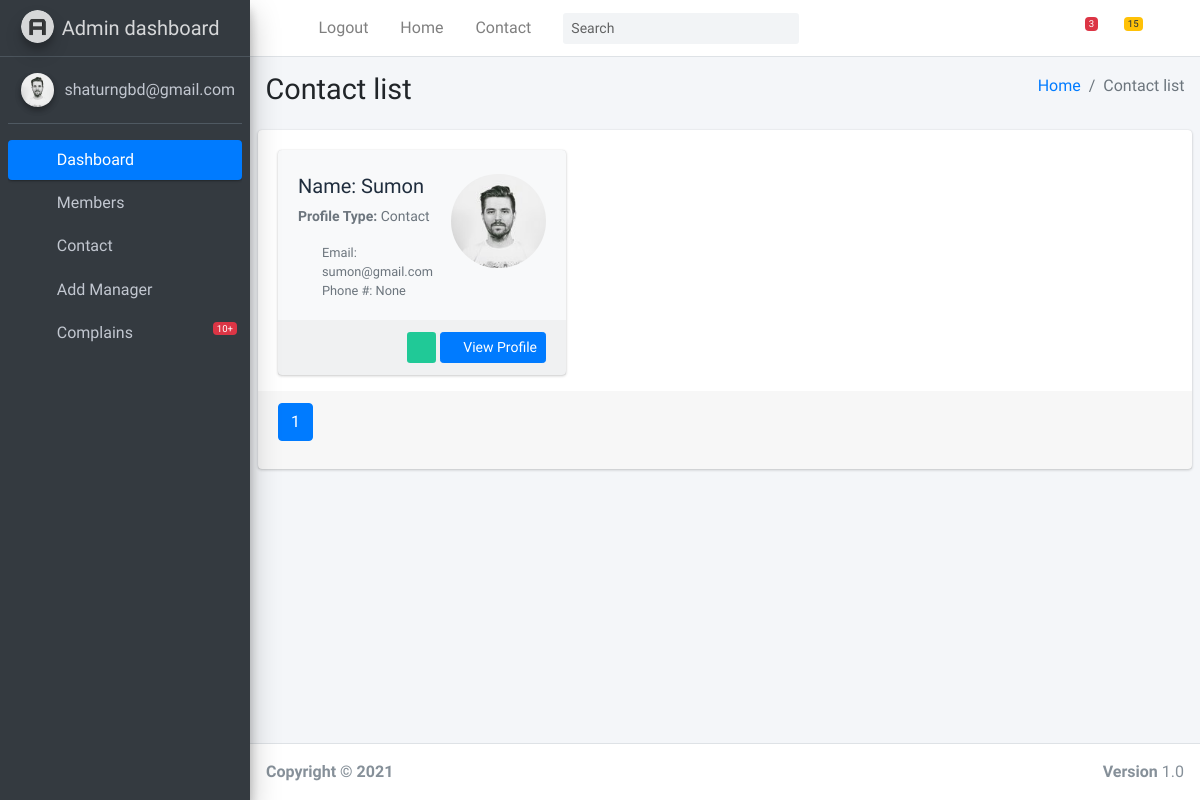
The page /account/contact-list/ (signed in) on the database its author committed.
### account/models.py (models this page shows, shortened)
class User(AbstractBaseUser, PermissionsMixin):
    USER_TYPE = (
        ('Admin', 'Admin'),
        ('Manager', 'Manager'),
        ('Member', 'Member'),
        ('Contact', 'Contact'),
    )
    user_type  = models.CharField(max_length=10, choices=USER_TYPE, default='Admin')
    username   = models.CharField(max_length=50, blank=True, null=True)
    email      = models.EmailField(unique=True, null=False)
    co_manager = models.BooleanField(default=False)
    pass_token = models.CharField(max_length=1000, null=True, blank=True)
    is_staff   = models.BooleanField(
        ugettext_lazy("Staff Status"),
        default=False,
        help_text="Designates whether user can login this site !"
    )
    is_active = models.BooleanField(
        ugettext_lazy("Active"),
        default=True,
        help_text="Designates whether user treated as an active user ! Unselect this in stated of deleting "
                  "account !"
    )
    objects = UserManager()
    USERNAME_FIELD = 'email'

class Profile(models.Model):
    GENDER = (
        ("Male", "Male"),
        ("Female", "Female"),
        ("Others", "Others"),
    )
    user              = models.OneToOneField(User, on_delete=models.CASCADE, related_name='profile')
    phone_no          = models.CharField(max_length=100, blank=True, null=True)
    portfolio_link    = models.URLField(null=True, blank=True)
    profile_image     = models.FileField(upload_to=upload_profile_image, null=True, blank=True)
    gender            = models.CharField(max_length=10, choices=GENDER, default="Male")
    invited_by        = models.ForeignKey(User, on_delete=models.CASCADE, related_name='profiles', blank=True, null=True)
    projects          = models.ManyToManyField(Project, blank=True) # This field should be related with Project table
    roles             = models.ManyToManyField(Role, blank=True) # This field should be related with Role table
    timestamp         = models.DateTimeField(auto_now_add=True)
    class Meta:
        ordering = ['-timestamp', ]

### account/views.py (the view)
# urls.py: path('contact-list/', views.ContactListView.as_view(), name='contact-list'),
class ContactListView(LoginRequiredMixin, generic.View):
    def get(self, *args, **kwargs):
        search_text = self.request.GET.get('search_text', '')
        contacts    = User.objects.filter(user_type='Contact')
        if search_text:
            contacts = contacts.filter(
                Q(username__icontains=search_text) |
                Q(email__icontains=search_text) |
                Q(profile__phone_no=search_text)
            )
        local_tz    = get_current_timezone()
        paginator   = Paginator(contacts, 5)
        page_number = self.request.GET.get('page')
        contacts    = paginator.get_page(page_number)
        context     = {
            'contacts': contacts,
            'local_tz': local_tz
        }
        return render(self.request, 'manager_member_and_contact/contact/contact_list.html', context=context)

### dashboard/views.py (called while the page is built)
def get_current_timezone():  # pip install tzlocal
    tz = get_localzone()
    return tz

### templates/manager_member_and_contact/contact/contact_list.html (shortened to what this page needs)
{% extends 'base/base.html' %}
{% load static %}
{% block content_block %}
  <div class="content-wrapper">
    <section class="content-header">
      <div class="container-fluid">
        <div class="row mb-2">
          <div class="col-sm-6">
            <h1>Contact list</h1>
          </div>
          <div class="col-sm-6">
            <ol class="breadcrumb float-sm-right">
              <li class="breadcrumb-item"><a href="#">Home</a></li>
              <li class="breadcrumb-item active">Contact list</li>
            </ol>
          </div>
        </div>
      </div>
    </section>
    <section class="content">
      <div class="card card-solid">
        <div class="card-body pb-0">
          <div class="row d-flex align-items-stretch">
          {% for contact in contacts %}
            <div class="col-12 col-sm-6 col-md-4 d-flex align-items-stretch">
              <div class="card bg-light" style="width: 100%">
                <div class="card-header text-muted border-bottom-0"></div>
                <div class="card-body pt-0">
                  <div class="row">
                    <div class="col-7">
                      <h2 class="lead"><b>Name: {{ contact.username }}</b></h2>
                      <p class="text-muted text-sm"><b>Profile Type: </b> {{ contact.user_type }} </p>
                      <ul class="ml-4 mb-0 fa-ul text-muted">
                        <li class="small"><span class="fa-li"><i class="far fa-envelope"></i></span> Email: {{ contact.email }}</li>
                        <li class="small"><span class="fa-li"><i class="fas fa-lg fa-phone"></i></span> Phone #: {{ contact.profile.phone_no }}</li>
                      </ul>
                    </div>
                    <div class="col-5 text-center">
                      {% if contact.profile.profile_image %}
                      <img src="{{ contact.profile.profile_image.url }}" style="width: 130px; height: 130px" alt="{{ contact.username }}" class="img-circle img-fluid">
                      {% else %}
                      <img src="{% static 'static_images/img/user1-128x128.jpg' %}" alt="{{ contact.username }}" class="img-circle img-fluid">
                      {% endif %}
                    </div>
                  </div>
                </div>
                <div class="card-footer">
                  <div class="text-right">
                    <a href="#" class="btn btn-sm bg-teal">
                      <i class="fas fa-comments"></i>
                    </a>
                    <a href="{% url 'account:contact-profile' pk=contact.id %}" class="btn btn-sm btn-primary">
                      <i class="fas fa-user"></i> View Profile
                    </a>
                  </div>
                </div>
              </div>
            </div>
          {% empty %}
            <div class="p-4 text-danger" style="width: 100%">
                <h2 class="text-center">Contact list not fount ! </h2>
            </div>
          {% endfor %}
          </div>
        </div>
        <div class="card-footer">
          {% if contacts %}
          <nav aria-label="Contacts Page Navigation">
            <ul class="pagination rounded-separated pagination-danger">
                {% for num in contacts.paginator.page_range %}
                {% if contacts.number == num %}
                <li class="page-item active"><a class="page-link" href="?page={{ num }}">{{ num }}</a></li>
                {% else %}
                <li class="page-item"><a class="page-link" href="?page={{ num }}">{{ num }}</a></li>
                {% endif %}
                {% endfor %}
            </ul>
          </nav>
          {% endif %}
        </div>
      </div>
    </section>
  </div>
{% endblock %}

### templates/base/base.html (shortened to what this page needs)
<!DOCTYPE html>
{% load static %}
<html>
<head>
	<link rel="stylesheet" href="{% static 'account/css/all.min.css' %}">
	<link rel="stylesheet" href="https://code.ionicframework.com/ionicons/2.0.1/css/ionicons.min.css">
	<link rel="stylesheet" href="{% static 'dashboard/css/tempusdominus-bootstrap-4.min.css' %}">
	<link rel="stylesheet" href="{% static 'account/icheck-bootstrap/icheck-bootstrap.min.css' %}">
	<link rel="stylesheet" href="{% static 'dashboard/css/jqvmap.min.css' %}">
	<link rel="stylesheet" href="{% static 'account/adminlte/adminlte.min.css' %}">
	<link rel="stylesheet" href="{% static 'dashboard/css/OverlayScrollbars.min.css' %}">
	<link rel="stylesheet" href="{% static 'dashboard/css/daterangepicker.css' %}">
	<link rel="stylesheet" href="{% static 'dashboard/css/summernote-bs4.css' %}">
</head>
<body class="hold-transition sidebar-mini layout-fixed">
<div class="wrapper">
	<nav class="main-header navbar navbar-expand navbar-white navbar-light">
		<ul class="navbar-nav">
			<li class="nav-item">
				<a class="nav-link" data-widget="pushmenu" href="#"><i class="fas fa-bars"></i></a>
			</li>
			{% if request.user.is_authenticated %}
			<li class="nav-item d-none d-sm-inline-block">
				<a href="{% url 'account:logout-user' %}" class="nav-link">Logout</a>
			</li>
			{% endif %}
			<li class="nav-item d-none d-sm-inline-block">
				<a href="index3.html" class="nav-link">Home</a>
			</li>
			<li class="nav-item d-none d-sm-inline-block">
				<a href="#" class="nav-link">Contact</a>
			</li>
		</ul>
		<form class="form-inline ml-3" action="" method="GET">
			<div class="input-group input-group-sm">
				<input class="form-control form-control-navbar" name="search_text" type="search" placeholder="Search" aria-label="Search">
				<div class="input-group-append">
					<button class="btn btn-navbar" type="submit">
						<i class="fas fa-search"></i>
					</button>
				</div>
			</div>
		</form>
		<ul class="navbar-nav ml-auto">
			<li class="nav-item dropdown">
				<a class="nav-link" data-toggle="dropdown" href="#">
					<i class="far fa-comments"></i>
					<span class="badge badge-danger navbar-badge">3</span>
				</a>
			</li>
			<li class="nav-item dropdown">
				<a class="nav-link" data-toggle="dropdown" href="#">
					<span class="badge badge-warning navbar-badge">15</span>
				</a>
			</li>
			<li class="nav-item">
				<a class="nav-link" data-widget="control-sidebar" data-slide="true" href="#">
					<i class="fas fa-th-large"></i>
				</a>
			</li>
		</ul>
	</nav>
	<aside class="main-sidebar sidebar-dark-primary elevation-4">
		<a href="index3.html" class="brand-link">
			<img src="{% static 'logo/AdminLTELogo.png' %}" alt="AdminLTE Logo" class="brand-image img-circle elevation-3"
				 style="opacity: .8">
			<span class="brand-text font-weight-light">Admin dashboard</span>
		</a>
		<div class="sidebar">
			<div class="user-panel mt-3 pb-3 mb-3 d-flex">
				<div class="image">
					{% if request.user.is_authenticated and request.user.profile.profile_image %}
					<img style="width: 40px; height: 40px" src="{{ request.user.profile.profile_image.url }}" class="img-circle elevation-2" alt="{% if request.user.is_authenticated %}
						  {% if request.user.username %} {{ request.user.username|capfirst }} {% else %} {{ request.user.email }} {% endif %}
						{% else %}
						User
						{% endif %}">
					{% else %}
					<img src="{% static 'static_images/img/user1-128x128.jpg' %}" class="img-circle elevation-2" alt="{% if request.user.is_authenticated %}
						  {% if request.user.username %} {{ request.user.username|capfirst }} {% else %} {{ request.user.email }} {% endif %}
						{% else %}
						User
						{% endif %}">
					{% endif %}
				</div>
				<div class="info">
					<a href="#" class="d-block">
						{% if request.user.is_authenticated %}
						  {% if request.user.username %} {{ request.user.username|capfirst }} {% else %} {{ request.user.email }} {% endif %}
						{% else %}
						User
						{% endif %}</a>
				</div>
			</div>
			<nav class="mt-2">
				<ul class="nav nav-pills nav-sidebar flex-column" data-widget="treeview" role="menu" data-accordion="false">
					<li class="nav-item has-treeview">
						<a href="#" class="nav-link active">
							<i class="nav-icon fas fa-tachometer-alt"></i>
							<p>
								Dashboard
								<i class="fas fa-angle-left right"></i>
							</p>
						</a>
					</li>
					<li class="nav-item has-treeview">
						<a href="#" class="nav-link">
							<i class="fas fa-address-card nav-icon"></i>
							<p>
								Members
								<i class="fas fa-angle-left right"></i>
							</p>
						</a>
					</li>
					<li class="nav-item has-treeview">
						<a href="#" class="nav-link">
							<i class="fas fa-users nav-icon"></i>
							<p>
								Contact
								<i class="fas fa-angle-left right"></i>
							</p>
						</a>
					</li>
				  <li class="nav-item">
					<a href="{% url 'account:create-manager' %}" class="nav-link">
					  <i class="nav-icon far fa-user"></i>
					  <p>Add Manager</p>
					</a>
				  </li>
				  <li class="nav-item">
					<a href="#" class="nav-link">
					  <i class="nav-icon far fa-comments"></i>
					  <p>Complains</p>
					  <span class="badge badge-danger navbar-badge">10+</span>
					</a>
				  </li>
				</ul>
			</nav>
		</div>
	</aside>
	{% block content_block %}
	{% endblock %}
	<footer class="main-footer">
		<strong>Copyright &copy;  <span id="year"></span> </strong>
		<div class="float-right d-none d-sm-inline-block">
			<b>Version</b> 1.0
		</div>
	</footer>
</div>
</body>
</html>

### rows shown on the page
User: user.email "shaturngbd@gmail.com"
User: username "Sumon", user_type "Contact", email "sumon@gmail.com", profile.phone_no "None"

### other values the page prints
{{ num }} "1"
